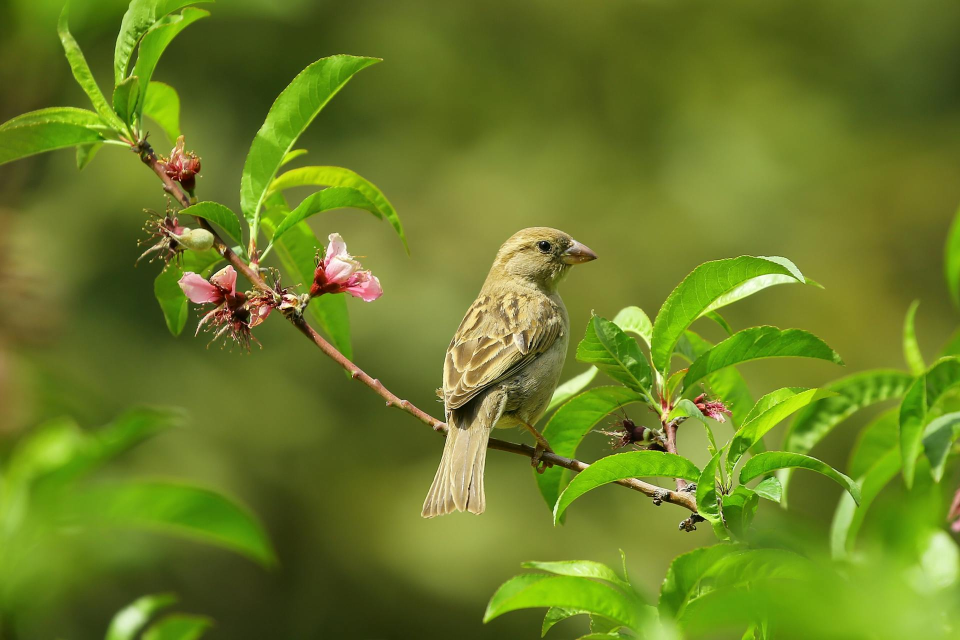
#> input picture bird.jpg, 1920 x 1280 px (shown at 1/2 size)
$ python '13. Image_Gradients.py'   (older library calls are emulated)
#> lines starting #> are read from the running program, lines starting #| are printed output that depends on the picture
"""
Image Gradients Tutorial (Advanced Edge Concepts)

Image gradients measure intensity changes in an image.
They are used to detect edges and object boundaries.

In this tutorial we cover:
1. Sobel Operator
2. Laplacian Operator
3. Scharr Operator
4. Gradient Magnitude
"""

import cv2
import numpy as np

# Read image
img = cv2.imread('bird.jpg')
#> img is the input picture: shape (1280, 1920, 3); mean B, G, R 36.2, 125.4, 106.2

# Resize image
img = cv2.resize(img, (720, 500))
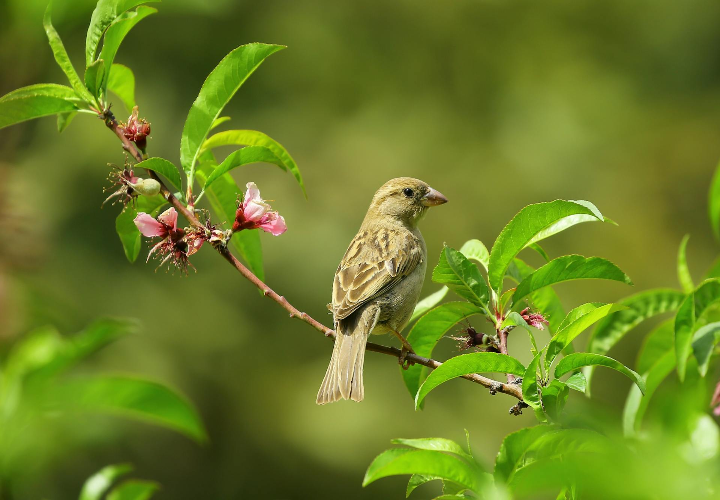
#> img: shape (500, 720, 3); mean B, G, R 36.2, 125.3, 106.1

# Convert to grayscale
gray = cv2.cvtColor(img, cv2.COLOR_BGR2GRAY)
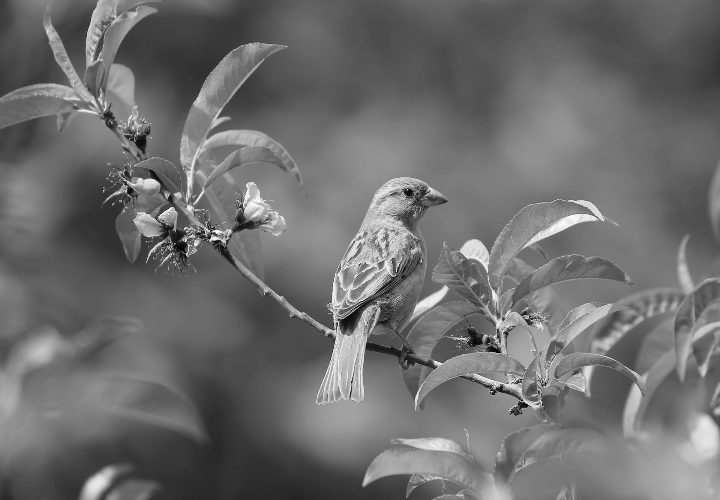
#> gray: shape (500, 720); min 5, max 252, mean 109.4

# -------------------------
# 1. Sobel Operator
# -------------------------

# Sobel X (horizontal edges)
sobel_x = cv2.Sobel(gray, cv2.CV_64F, 1, 0, ksize=3)

# Sobel Y (vertical edges)
sobel_y = cv2.Sobel(gray, cv2.CV_64F, 0, 1, ksize=3)

# Convert back to uint8
sobel_x = cv2.convertScaleAbs(sobel_x)
sobel_y = cv2.convertScaleAbs(sobel_y)

# -------------------------
# 2. Laplacian Operator
# -------------------------

laplacian = cv2.Laplacian(gray, cv2.CV_64F)
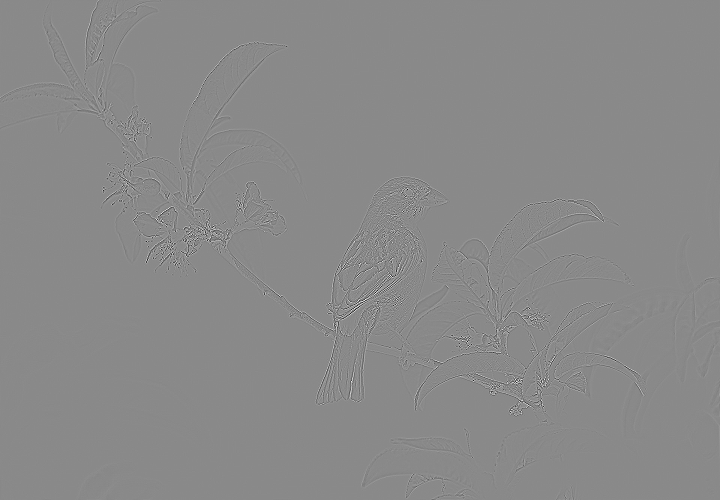
#> laplacian: shape (500, 720) float64; min -664, max 565, mean 0; drawn with min black and max white
laplacian = cv2.convertScaleAbs(laplacian)
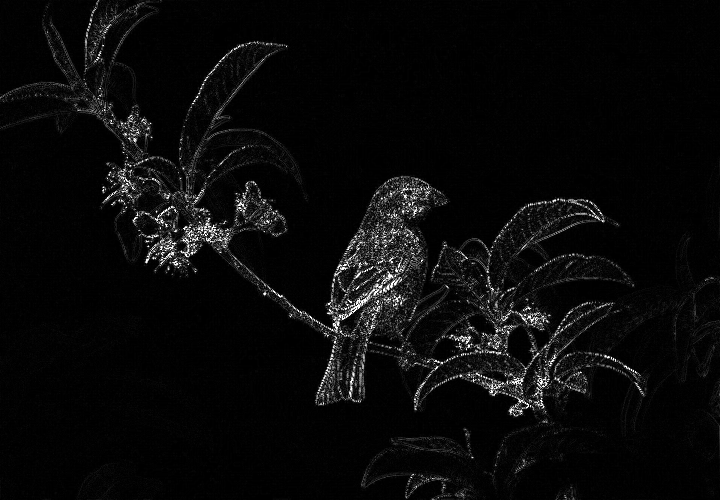
#> laplacian: shape (500, 720); min 0, max 255, mean 9.8

# -------------------------
# 3. Scharr Operator
# -------------------------
# More accurate than Sobel when kernel size = 3

scharr_x = cv2.Scharr(gray, cv2.CV_64F, 1, 0)
scharr_y = cv2.Scharr(gray, cv2.CV_64F, 0, 1)

scharr_x = cv2.convertScaleAbs(scharr_x)
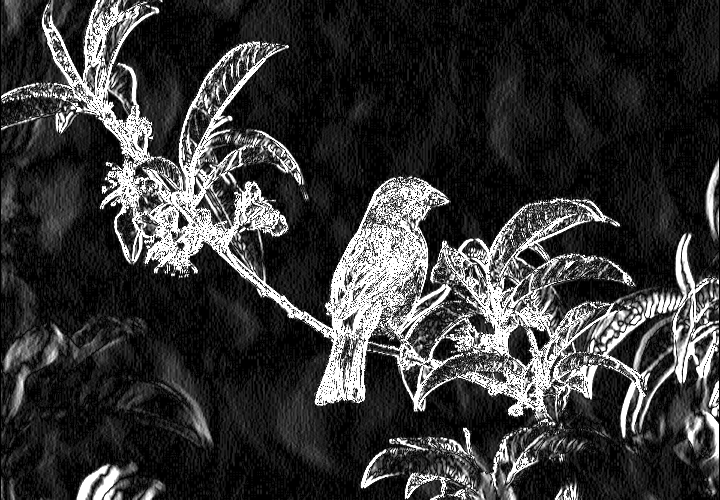
#> scharr_x: shape (500, 720); min 0, max 255, mean 54.5
scharr_y = cv2.convertScaleAbs(scharr_y)
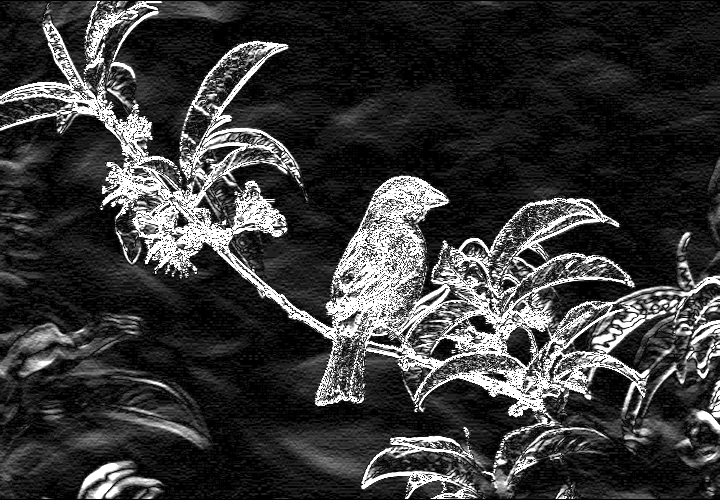
#> scharr_y: shape (500, 720); min 0, max 255, mean 56.4

# -------------------------
# 4. Gradient Magnitude
# -------------------------
# Combine Sobel X and Sobel Y

gradient_magnitude = cv2.magnitude(
    cv2.Sobel(gray, cv2.CV_64F, 1, 0, ksize=3),
    cv2.Sobel(gray, cv2.CV_64F, 0, 1, ksize=3)
)

gradient_magnitude = cv2.convertScaleAbs(gradient_magnitude)
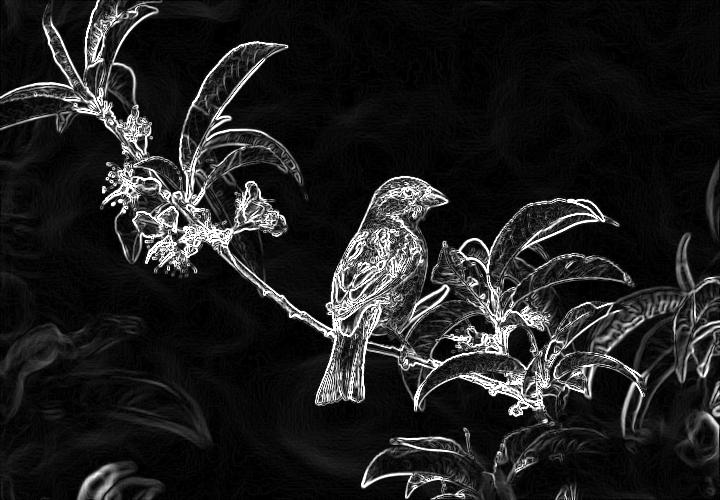
#> gradient_magnitude: shape (500, 720); min 0, max 255, mean 31.5

# -------------------------
# Show results
# -------------------------

cv2.imshow("Original", img)
cv2.imshow("Sobel X", sobel_x)
cv2.imshow("Sobel Y", sobel_y)
cv2.imshow("Laplacian", laplacian)
cv2.imshow("Scharr X", scharr_x)
cv2.imshow("Scharr Y", scharr_y)
cv2.imshow("Gradient Magnitude", gradient_magnitude)

cv2.waitKey(0)
cv2.destroyAllWindows()

$ run again, with macaw.jpg copied over bird.jpg
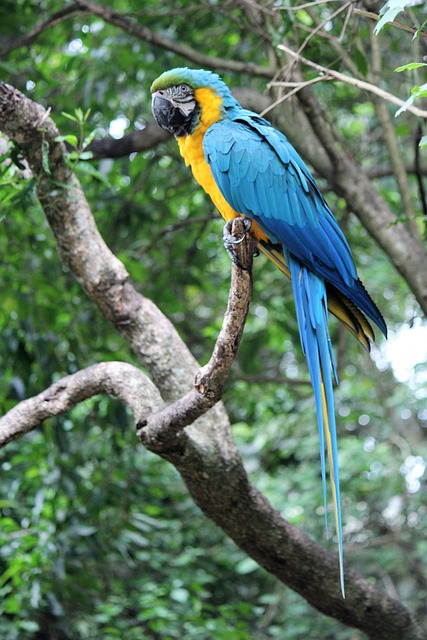
#> input picture macaw.jpg, 427 x 640 px
#> img is the input picture: shape (640, 427, 3); mean B, G, R 99.6, 119.3, 93.6
#> img: shape (500, 720, 3)
#> `scharr_y = cv2.convertScaleAbs(scharr_y)`:
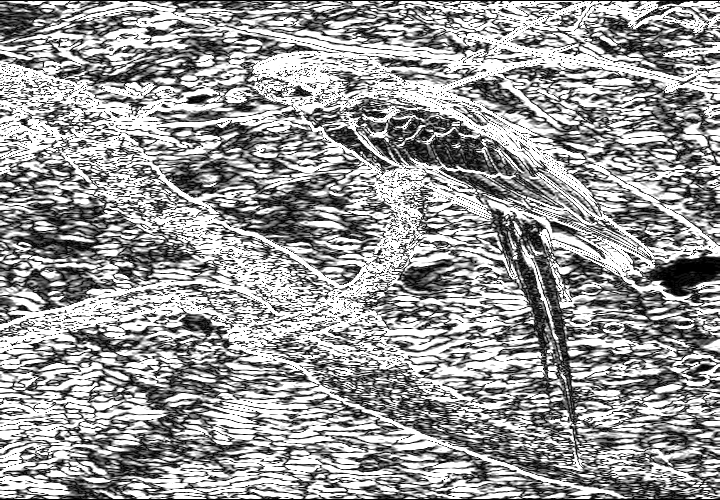
#> scharr_y: shape (500, 720); min 0, max 255, mean 154.1
#> `gradient_magnitude = cv2.convertScaleAbs(gradient_magnitude)`:
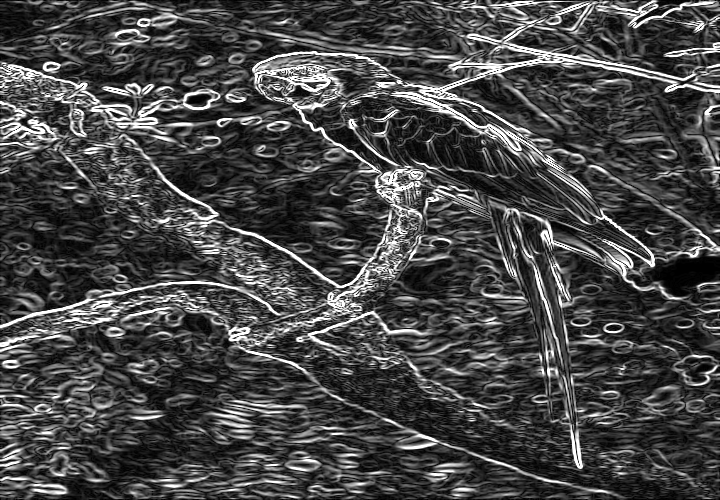
#> gradient_magnitude: shape (500, 720); min 0, max 255, mean 71.2
